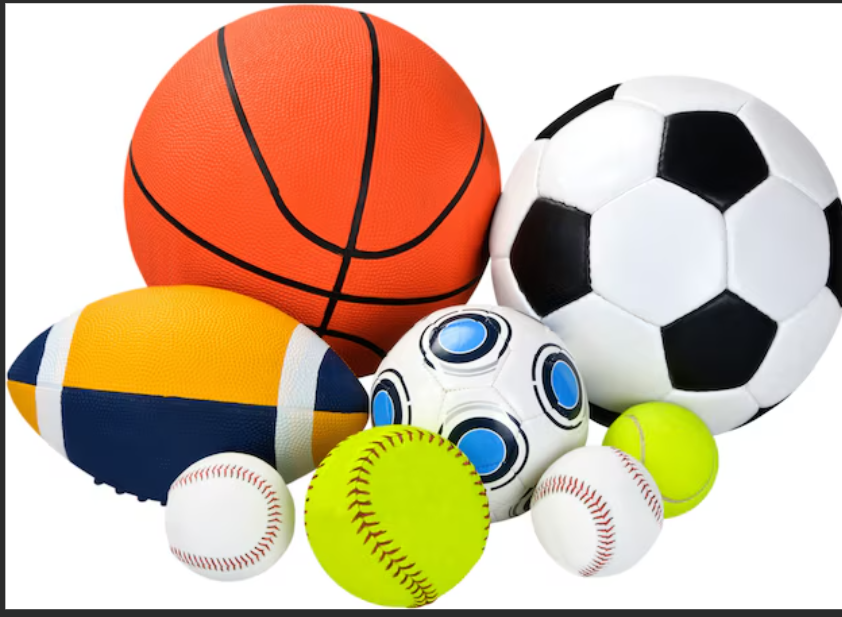
#> input picture Image Pyramid/Input.png, 842 x 617 px, given in place of IMG-20260302-WA0004.jpg, which was not available
$ jupyter execute Untitled1.ipynb   (text cells are left out)
#> lines starting #> are read from the running program, lines starting #| are printed output that depends on the picture; pictures that were not available may be replaced by others from this repository, and a replacement may not be noted
[cell 1]
from google.colab import files
uploaded = files.upload()
#> the answer given: Input.png

[cell 2]
import cv2
import matplotlib.pyplot as plt

# ---------- Step 1: Read Image ----------
img = cv2.imread("IMG-20260302-WA0004.jpg")
#> img is the input picture: shape (617, 842, 3); mean B, G, R 151, 178.1, 205.3

# ❗ Safety check (most common error fix)
if img is None:
    raise FileNotFoundError("Image not found. Check file name or path.")

# Convert BGR to RGB
img = cv2.cvtColor(img, cv2.COLOR_BGR2RGB)

# ---------- Step 2: Generate Pyramid Levels ----------
level1 = cv2.pyrDown(img)
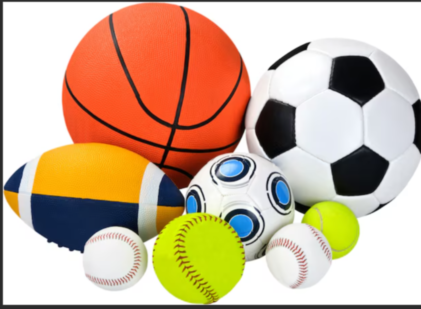
#> level1: shape (309, 421, 3); mean R, G, B 204.9, 177.8, 150.8
level2 = cv2.pyrDown(level1)
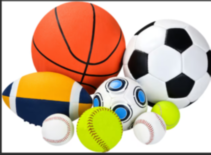
#> level2: shape (155, 211, 3); mean R, G, B 204.4, 177.4, 150.5
level3 = cv2.pyrDown(level2)
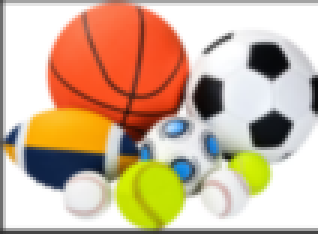
#> level3: shape (78, 106, 3) (shown 3 times larger); mean R, G, B 204.1, 177.3, 150.7

images = [img, level1, level2, level3]
titles = ["Level 0 (Original)", "Level 1", "Level 2", "Level 3"]

# ---------- Step 3: Display Pyramid Images ----------
plt.figure(figsize=(10, 6))
for i in range(4):
    plt.subplot(2, 2, i + 1)
    plt.imshow(images[i])
    plt.title(titles[i])
    plt.axis("off")

plt.tight_layout()
plt.show()
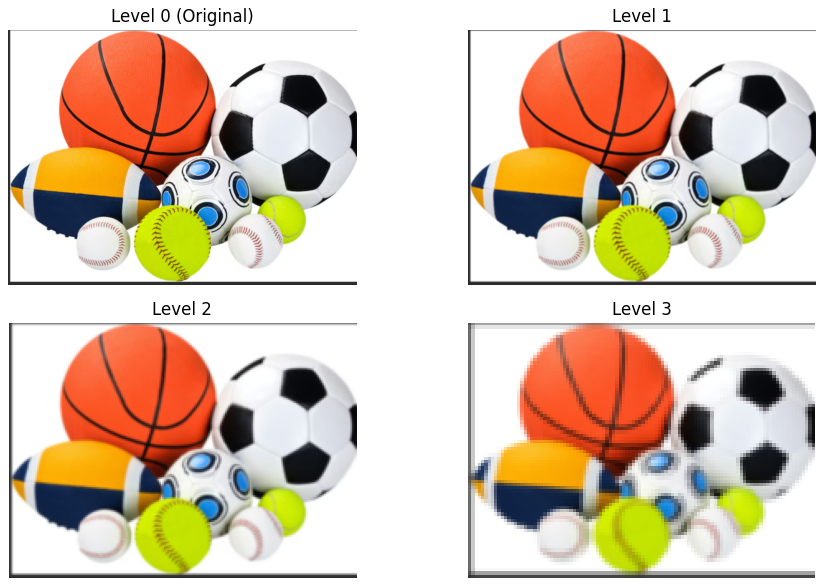
#> figure drawn by matplotlib, 4 panels

# ---------- Step 4: Print Image Sizes ----------
for i, im in enumerate(images):
    print(f"Level {i} image size: {im.shape}")
#> this loop made 4 passes
#| Level 0 image size: (617, 842, 3)
#| Level 1 image size: (309, 421, 3)
#| Level 2 image size: (155, 211, 3)
#| Level 3 image size: (78, 106, 3)

# ---------- Step 5: Edge Detection at Each Level ----------
for i, im in enumerate(images):
    gray = cv2.cvtColor(im, cv2.COLOR_RGB2GRAY)
    edges = cv2.Canny(gray, 100, 200)

    plt.figure(figsize=(4, 4))
    plt.imshow(edges, cmap="gray")
    plt.title(f"Edges at Pyramid Level {i}")
    plt.axis("off")
    plt.show()
#> this loop made 4 passes
#> pass 1, `gray = cv2.cvtColor(im, cv2.COLOR_RGB2GRAY)`:
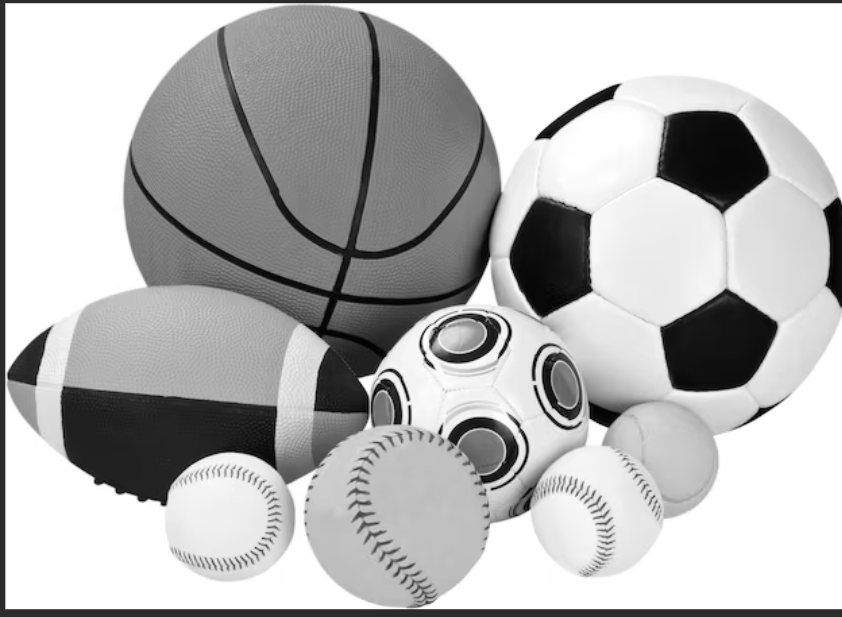
#> gray: shape (617, 842); min 0, max 255, mean 183.1
#> pass 1, `edges = cv2.Canny(gray, 100, 200)`:
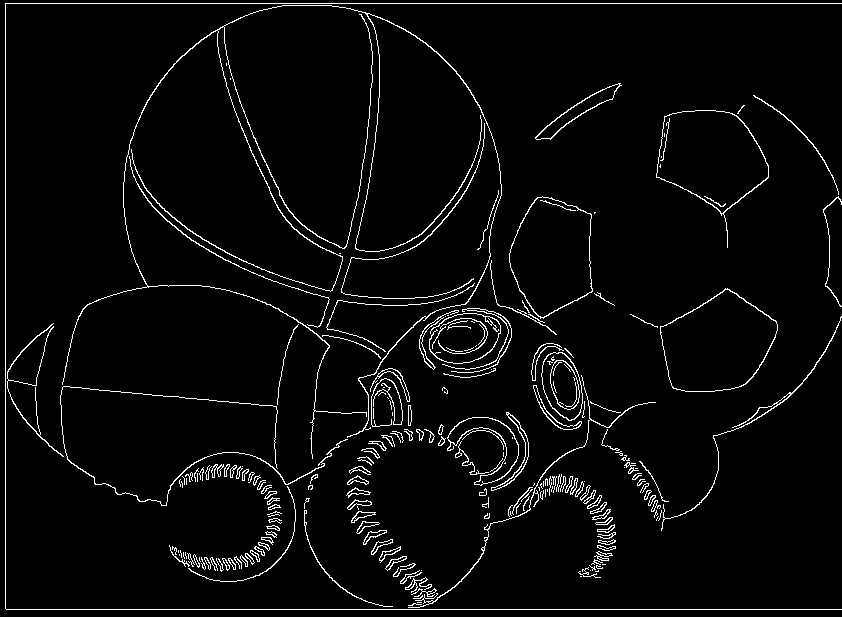
#> edges: shape (617, 842); 3.7% white in thin lines or dots
#> pass 2, `gray = cv2.cvtColor(im, cv2.COLOR_RGB2GRAY)`:
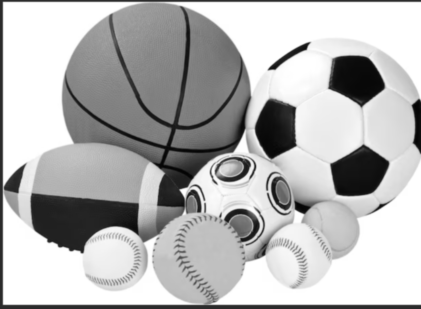
#> gray: shape (309, 421); min 3, max 255, mean 182.8
#> pass 2, `edges = cv2.Canny(gray, 100, 200)`:
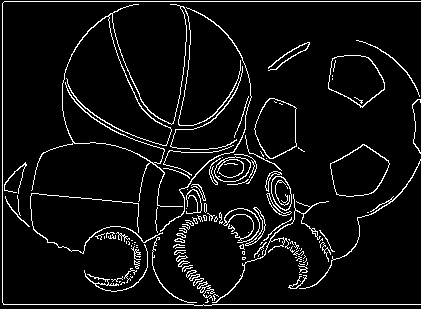
#> edges: shape (309, 421); 6.4% white in thin lines or dots
#> after the loop:
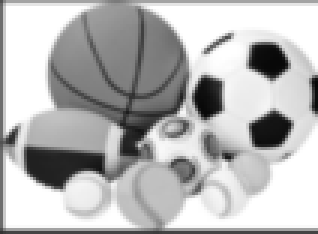
#> gray: shape (78, 106) (shown 3 times larger); min 8, max 255, mean 182.3
